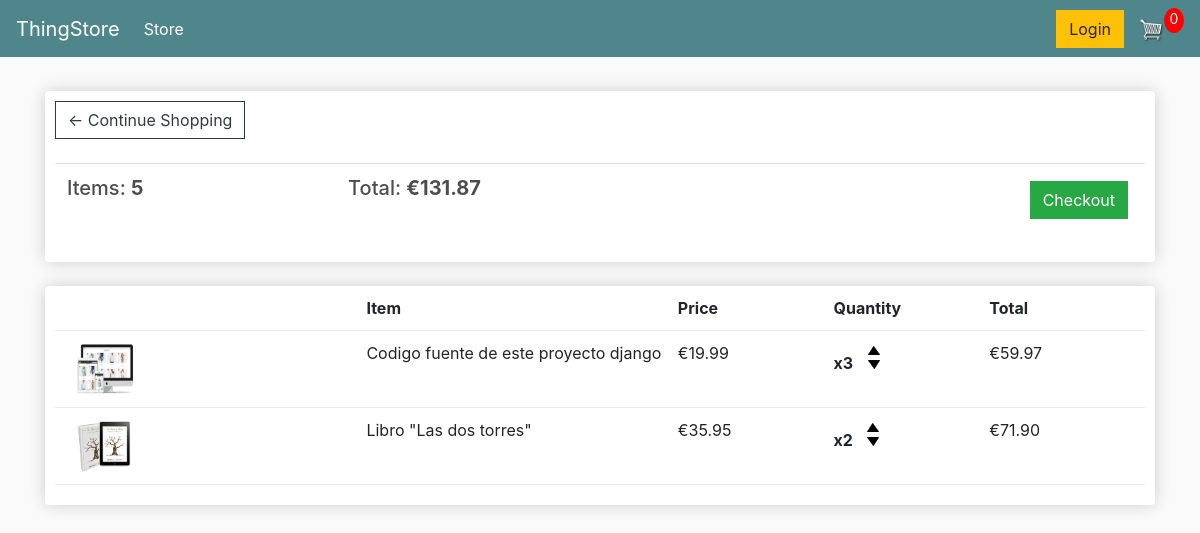
The app's page /cart/ (signed in) with its own data.
### store/models.py (models this page shows, shortened)
class Order(models.Model):
    customer = models.ForeignKey(Customer, null=True, blank=True, on_delete=models.SET_NULL)
    date_ordered = models.DateTimeField(auto_now_add=True)
    complete = models.BooleanField(default=False)
    transaction_id = models.CharField(max_length=100, null=True)
    @property
    def get_cart_total(self):
        orderitems = self.orderitem_set.all()
        total = sum([item.get_total for item in orderitems])
        return total
    @property
    def get_cart_items(self):
        orderitems = self.orderitem_set.all()
        total = sum([item.quantity for item in orderitems])
        return total

class OrderItem(models.Model):
    product = models.ForeignKey(Product, on_delete=models.SET_NULL, null=True)
    order = models.ForeignKey(Order, on_delete=models.SET_NULL, null=True)
    quantity = models.IntegerField(default=0, null=True, blank=True)
    date_added = models.DateTimeField(auto_now_add=True)
    @property
    def get_total(self):
        total = self.product.price * self.quantity
        return total

class Product(models.Model):
    name = models.CharField(max_length=200)
    price = models.FloatField()
    digital = models.BooleanField(default=False, null=True, blank=True)
    image = models.ImageField(null=True, blank=True)
    @property
    def imageURL(self):
        try:
            url = self.image.url
        except:
            url = ''
        return url

### store/views.py (the view)
# urls.py: path('cart/', views.cart, name="cart"),
def cart(request):
	if request.user.is_authenticated:
		customer = request.user.customer
		order, created = Order.objects.get_or_create(customer=customer, complete=False)
		items = order.orderitem_set.all()
		cartItems = order.get_cart_items
	else:
		items = []
		order = {'get_cart_total':0, 'get_cart_items':0}
		cartItems = order['get_cart_items']
	context = {'items':items, 'order':order, 'cartItems':cartItems}
	return render(request, 'store/cart.html', context)

### store/templates/store/cart.html (shortened to what this page needs)
{% extends 'store/main.html' %}
{% load static %}
{% block content %}
    <div class="row">
        <div class="col-lg-12">
            <div class="box-element">
                <a class="btn btn-outline-dark" href="{% url 'store' %}">&#x2190; Continue Shopping</a>
                <br>
                <br>
                <table class="table">
                    <tr>
                        <th><h5>Items: <strong>{{order.get_cart_items}}</strong></h5></th>
                        <th><h5>Total: <strong> €{{order.get_cart_total|floatformat:2}}</strong></h5></th>
                        <th>
                            <a style="float:right; margin:5px;" class="btn btn-success" href="{% url 'checkout' %}">Checkout</a>
                        </th>
                    </tr>
                </table>
            </div>
            <br>
            <div class="box-element">
                <div class="cart-row">
					<div style="flex:2"></div>
					<div style="flex:2"><strong>Item</strong></div>
					<div style="flex:1"><strong>Price</strong></div>
					<div style="flex:1"><strong>Quantity</strong></div>
					<div style="flex:1"><strong>Total</strong></div>
				</div>
                {% for item in items %}
				<div class="cart-row">
					<div style="flex:2"><img class="row-image" src="{{item.product.imageURL}}"></div>
					<div style="flex:2"><p>{{item.product.name}}</p></div>
					<div style="flex:1"><p>€{{item.product.price|floatformat:2}}</p></div>
					<div style="flex:1">
						<p class="quantity">x{{item.quantity}}</p>
						<div class="quantity">
							<img data-product="{{item.product.id}}" data-action="add" class="chg-quantity update-cart" src="{% static  'images/arrow-up.png' %}">
							<img data-product="{{item.product.id}}" data-action="remove" class="chg-quantity update-cart" src="{% static  'images/arrow-down.png' %}">
						</div>
					</div>
					<div style="flex:1"><p>€{{item.get_total|floatformat:2}}</p></div>
				</div>
                {% endfor %}
            </div>
        </div>
    </div>
{% endblock content %}

### static/css/main.css (style rules this page uses)
body { background-color: hsl(0, 0%, 98%); }
h1,h2,h3,h4,h5,h6 { color:hsl(0, 0%, 30%); }
.box-element { box-shadow:hsl(0, 0%, 80%) 0 0 16px; background-color: #fff; border-radius: 4px; padding: 10px; }
.col-lg-4, .col-lg-6, .col-lg-8, .col-lg-12 { margin-top: 10px; }
.btn { border-radius: 0; }
.row-image { width: 100px; }
.cart-row { display: flex; align-items: flex-stretch; padding-bottom: 10px; margin-bottom: 10px; border-bottom: 1px solid #ececec; }
.quantity { display: inline-block; font-weight: 700; padding-right:10px; }
.chg-quantity { width: 12px; cursor: pointer; display: block; margin-top: 5px; transition:.1s; }

### records on screen
Order: get_cart_items "5", get_cart_total "131.87"
OrderItem: product.imageURL (picture), product.name "Codigo fuente de este proyecto django", product.price "19.99", quantity "3", get_total "59.97"
OrderItem: product.imageURL (picture), product.name "Libro \"Las dos torres\"", product.price "35.95", quantity "2", get_total "71.90"
